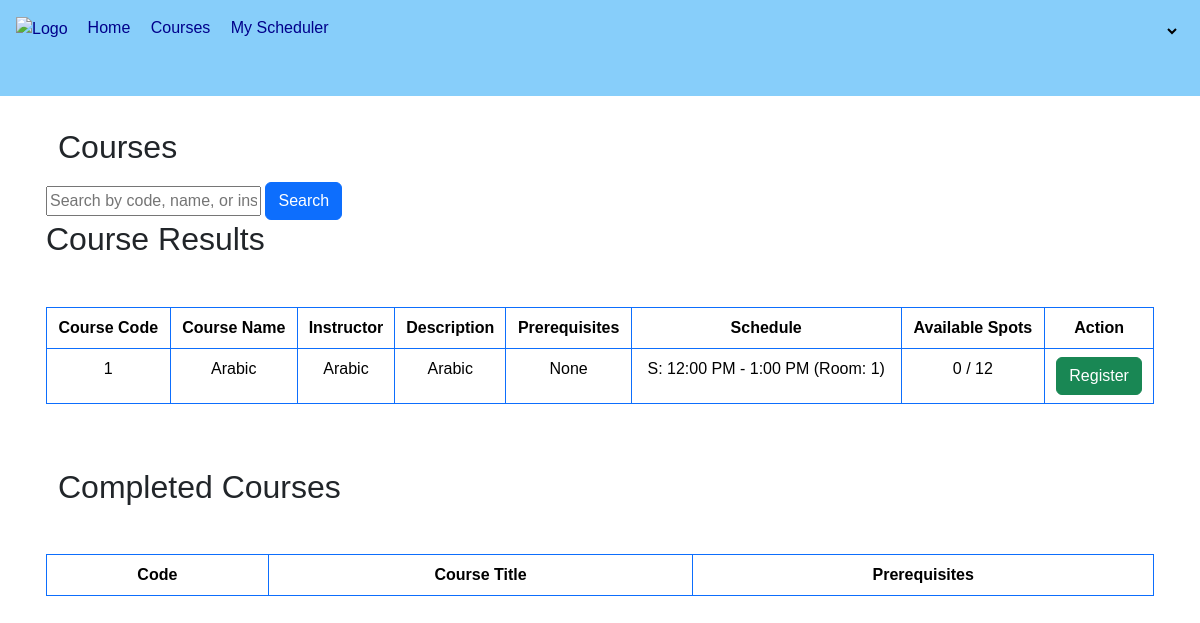
Before: /courses/ with the older database file.
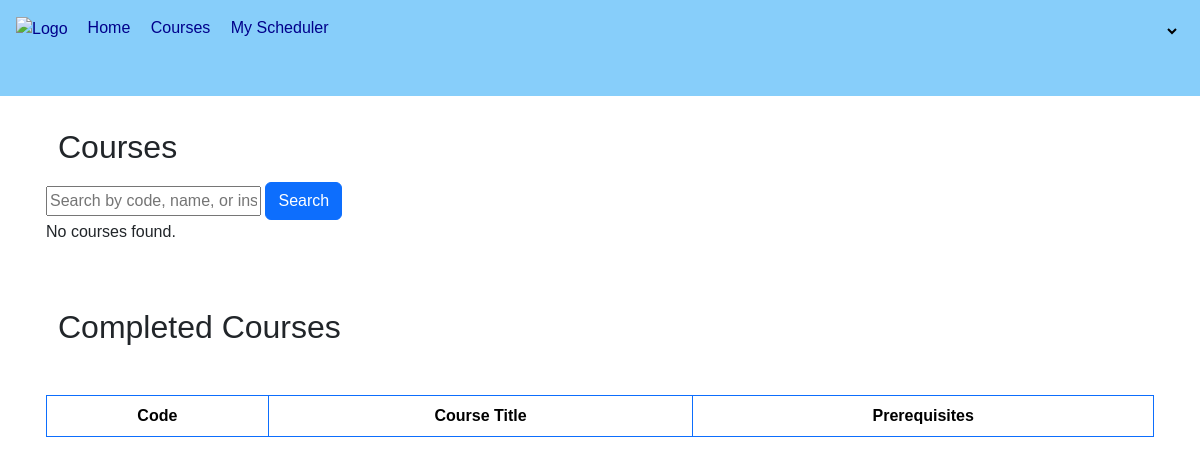
After: the same page with the newer database file.
### courses/models.py (models this page shows, shortened)
class Course(models.Model):
    code = models.CharField(max_length=90, unique=True, primary_key=True)
    name = models.CharField(max_length=100, null=True)
    description = models.TextField(null=True)
    instructor = models.CharField(max_length=100, null=True)
    scheduled = models.ForeignKey(CourseSchedule, on_delete=models.PROTECT, related_name='courses')
    prerequisites = models.ManyToManyField('self', blank=True, symmetrical=False)
    capacity = models.IntegerField(null=True)
    students = models.ManyToManyField(Student, related_name='courses',blank=True)
    class Meta:
        indexes = [
            models.Index(fields=['code']),
        ]

class CourseSchedule(models.Model):
    DAY_CHOICES = (
        ('S,T,T', 'Sunday, Tuesday, Thursday'),
        ('M,W', 'Monday, Wednesday'),
        ('S,T', 'Sunday, Tuesday'),
        ('S,T', 'Sunday, Thursday'),
        ('S', 'Sunday'),
        ('M', 'Monday'),
        ('T', 'Tuesday'),
        ('w', 'Wednesday'),
        ('T', 'Thursday'),
    )
    days = models.CharField(max_length=50, null=True, choices=DAY_CHOICES)
    start_time = models.TimeField(null=True)
    end_time = models.TimeField(null=True)
    room_no = models.CharField(max_length=10, null=True)

### courses/views.py (the view)
# urls.py: path("",include("courses.urls")),
def courses(request):
    query = request.GET.get('search_query', '')
    student = None
    registered_courses = set()
    completed_courses = []
    if 'student_id' in request.session:
        student = Student.objects.get(id=request.session['student_id'])
        registered_courses = set(StudentRegistration.objects.filter(student=student).values_list('course__code', flat=True))
        completed_courses = StudentRegistration.objects.filter(student=student, completed=True)
        completed_courses_codes = [registration.course.code for registration in completed_courses]
    else:
        completed_courses_codes = []
    courses = Course.objects.filter(
        Q(code__icontains=query) |
        Q(name__icontains=query) |
        Q(instructor__icontains=query)
    ).exclude(code__in=completed_courses_codes)
    course_data = []
    for course in courses:
        prerequisites_met = all(StudentRegistration.objects.filter(student=student, course=prerequisite).exists() for prerequisite in course.prerequisites.all())
        if prerequisites_met:
            registered_students_count = StudentRegistration.objects.filter(course=course).count()
            available_spots = course.capacity - registered_students_count
            course_data.append({
                'course': course,
                'available_spots': available_spots,
                'registered_students_count': registered_students_count,
                'is_registered': course.code in registered_courses,
            })
    context = {
        'student': student,
        'course_data': course_data,
        'query': query,
        'username': request.user.username,
        'completed_courses': completed_courses
    }
    return render(request, "courses/Student/courses.html", context)

### courses/templates/courses/Student/courses.html (shortened to what the changed rows need)
{% load static %}
<!DOCTYPE html>
<html lang="en">
<head>
    <link rel="stylesheet" href="https://cdn.jsdelivr.net/npm/bootstrap@5.3.3/dist/css/bootstrap.min.css">
    <link rel="stylesheet" href="{% static 'css/index.css' %}">
</head>
<body>
    <header>
    <div class="p-3 container">
        <div class="container">
            <h2 class="my-3 mb-3">Courses</h2>
        </div>
        <form method="get" action="{% url 'courses' %}">
            <input type="text" name="search_query" placeholder="Search by code, name, or instructor" value="{{ query }}">
            <button type="submit" class="btn btn-primary">Search</button>
        </form>
        {% if course_data %}
            <h2>Course Results</h2>
            <table class="table table-bordered mt-5 text-center border-primary text-capitalize">
                <thead>
                    <tr>
                        <th>Course Code</th>
                        <th>Course Name</th>
                        <th>Instructor</th>
                        <th>Description</th>
                        <th>Prerequisites</th>
                        <th>Schedule</th>
                        <th>Available Spots</th>
                        <th>Action</th>
                    </tr>
                </thead>
                <tbody>
                    {% for data in course_data %}
                        <tr>
                            <td>{{ data.course.code }}</td>
                            <td>{{ data.course.name }}</td>
                            <td>{{ data.course.instructor }}</td>
                            <td>{{ data.course.description }}</td>
                            <td>
                                {% if data.course.prerequisites.exists %}
                                    {{ data.course.prerequisites.all|join:", " }}
                                {% else %}
                                    None
                                {% endif %}
                            </td>
                            <td>
                                {% if data.course.scheduled %}
                                    {{ data.course.scheduled.days }}: {{ data.course.scheduled.start_time|date:"g:i A" }} - {{ data.course.scheduled.end_time|date:"g:i A" }} (Room: {{ data.course.scheduled.room_no }})
                                {% else %}
                                    No Schedule
                                {% endif %}
                            </td>
                            <td>{{ data.registered_students_count }} / {{ data.course.capacity }}</td>
                            <td>
                                {% if data.is_registered %}
                                <form method="post" action="{% url 'unregister_course' data.course.code %}">
                                    {% csrf_token %}
                                    <button type="submit" class="btn btn-danger">Unregister</button>
                                </form>
                                {% else %}
                                    <form method="post" action="{% url 'register_course' data.course.code %}">
                                        <button type="submit" class="btn btn-success">Register</button>
                                    </form>
                                {% endif %}
                            </td>
                        </tr>
                    {% endfor %}
                </tbody>
            </table>
        {% else %}
            <p>No courses found.</p>
        {% endif %}
    </div>
    <div class="p-3 container">
        <div class="container">
            <h2 class="my-3 mb-3">Completed Courses</h2>
        </div>
        <table class="table table-bordered mt-5 text-center border-primary text-capitalize">
            <thead>
                <tr>
                    <th>Code</th>
                    <th>Course Title</th>
                    <th>Prerequisites</th>
                </tr>
            </thead>
        </table>
    </div>
</header>
</body>
</html>

Changed rows visible on the page:
removed Course: course.code "1", course.name "Arabic", course.instructor "Arabic", course.description "Arabic", shows "None", course.scheduled.days "S", course.scheduled.start_time "12:00 PM", course.scheduled.end_time "1:00 PM", course.scheduled.room_no "1", registered_students_count "0", course.capacity "12"
Other visible differences:
text no longer shown: "Course Results Course Code Course Name Instructor Description Prerequisites Schedule Available Spots Action"
text now shown: "No courses found."
